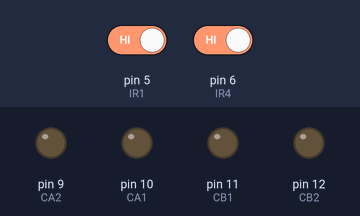
A sketch run on a simulated Arduino Uno, built with avr-gcc and run on an emulated ATmega328P. On the bench: output pins drawn as LEDs (lit = HIGH). Inputs (shaded band) come from the test bench; at power-on: pin 5 (IR1) HIGH, pin 6 (IR4) HIGH.

Above: at 1.2 s.
1.3 s: pin 5 (IR1) driven LOW
At 2.1 s:
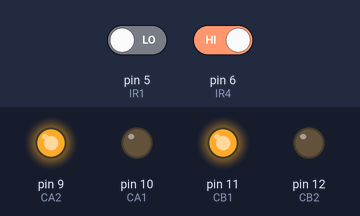
2.8 s: pin 6 (IR4) driven LOW
At 3.3 s:
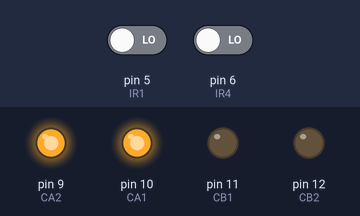
4.3 s: pin 5 (IR1) driven HIGH
At 5.5 s:
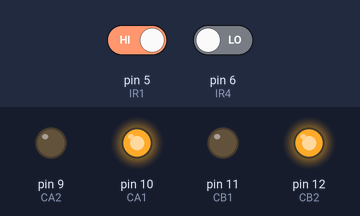
5.8 s: pin 6 (IR4) driven HIGH
At 6.8 s:
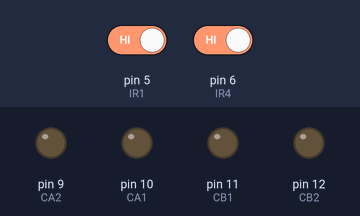
Timing chart, 0 to 8.3 s (numbered marks = the images above; inputs shaded):
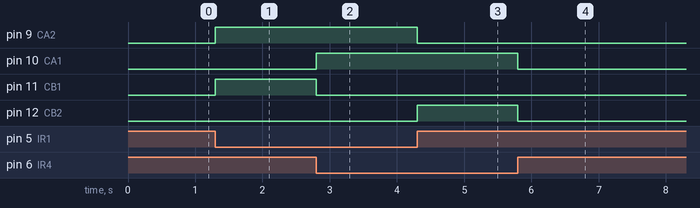

The sketch:

Fline.ino
```cpp
int CA1=10,CB1=11,CA2=9,CB2=12,IR1=5,IR4=6;
void setup() {
  // put your setup code here, to run once:
pinMode(CA1,OUTPUT);
pinMode(CA2,OUTPUT);
pinMode(CB1,OUTPUT);
pinMode(CB2,OUTPUT);
pinMode(IR1,INPUT);
pinMode(IR4,INPUT);
}

void loop() {
  // put your main code here, to run repeatedly:
if(digitalRead(IR1)==LOW && digitalRead(IR4)==LOW)
{
  forward();
    Serial.println("forward");
}
if(digitalRead(IR1)==LOW && digitalRead(IR4)==HIGH)
{
  right();
    Serial.println("Right");
}
if(digitalRead(IR1)==HIGH && digitalRead(IR4)==LOW)
{
 left();
    Serial.println("Left");
}
if(digitalRead(IR1)==HIGH && digitalRead(IR4)==HIGH)
{
  Stop();
    Serial.println("Stop");
}
}

void forward()
{digitalWrite(CA1,HIGH);
digitalWrite(CB1,LOW);
digitalWrite(CA2,HIGH);
digitalWrite(CB2,LOW);
}
void right()
{digitalWrite(CA1,LOW);
digitalWrite(CB1,HIGH);
digitalWrite(CA2,HIGH);
digitalWrite(CB2,LOW);
}
void left()
{digitalWrite(CA1,HIGH);
digitalWrite(CB1,LOW);
digitalWrite(CA2,LOW);
digitalWrite(CB2,HIGH);
}
void Stop()
{digitalWrite(CA1,LOW);
digitalWrite(CB1,LOW);
digitalWrite(CA2,LOW);
digitalWrite(CB2,LOW);
}
```

Measured:
- after the input at 1.3 s, pin 9 (CA2), pin 11 (CB1): LOW → HIGH at once
- after the input at 2.8 s, pin 10 (CA1): LOW → HIGH at once; pin 11 (CB1): HIGH → LOW at once
- after the input at 4.3 s, pin 9 (CA2): HIGH → LOW at once; pin 12 (CB2): LOW → HIGH at once
- after the input at 5.8 s, pin 10 (CA1), pin 12 (CB2): HIGH → LOW at once
